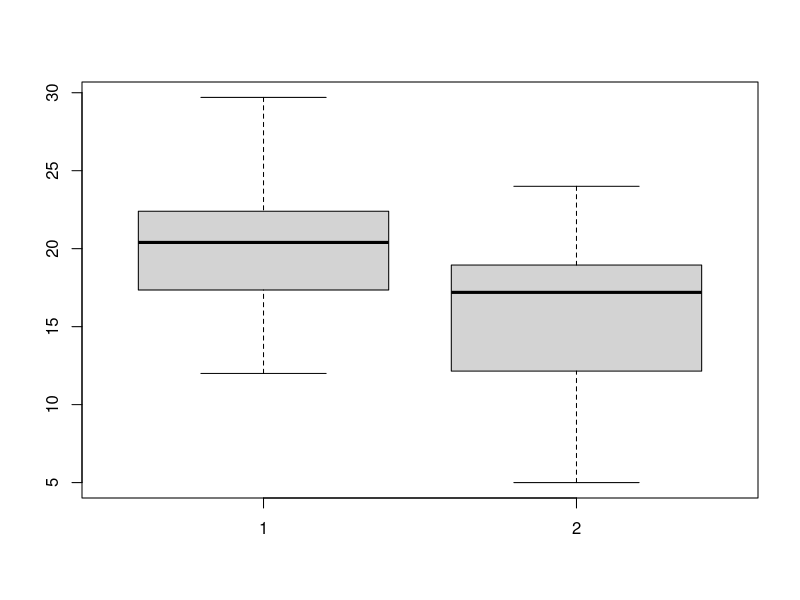
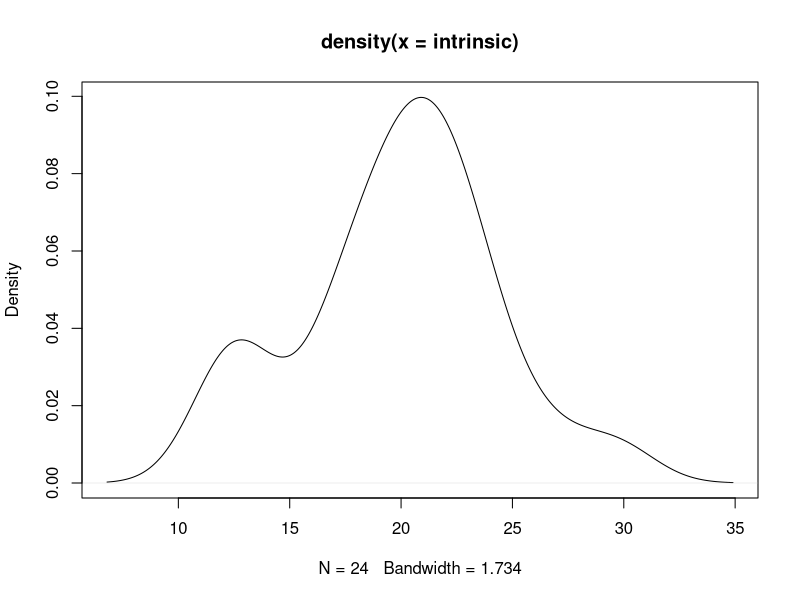
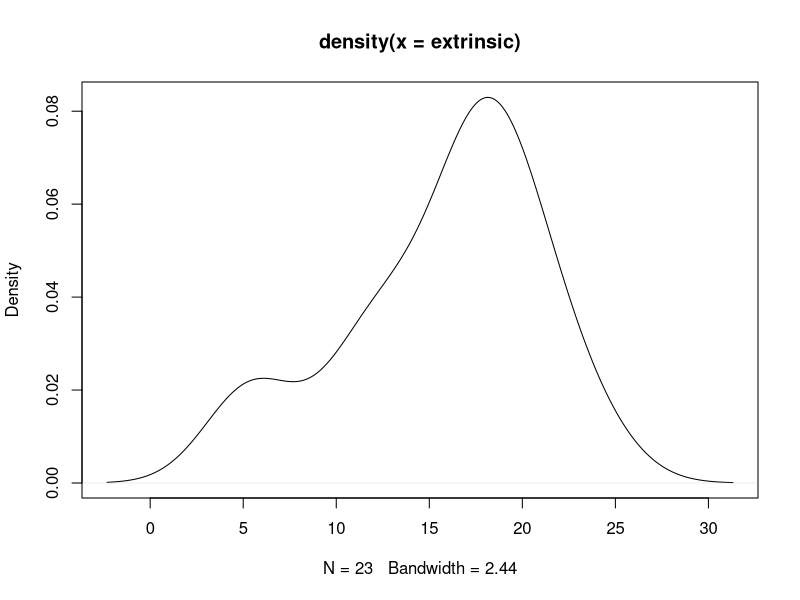
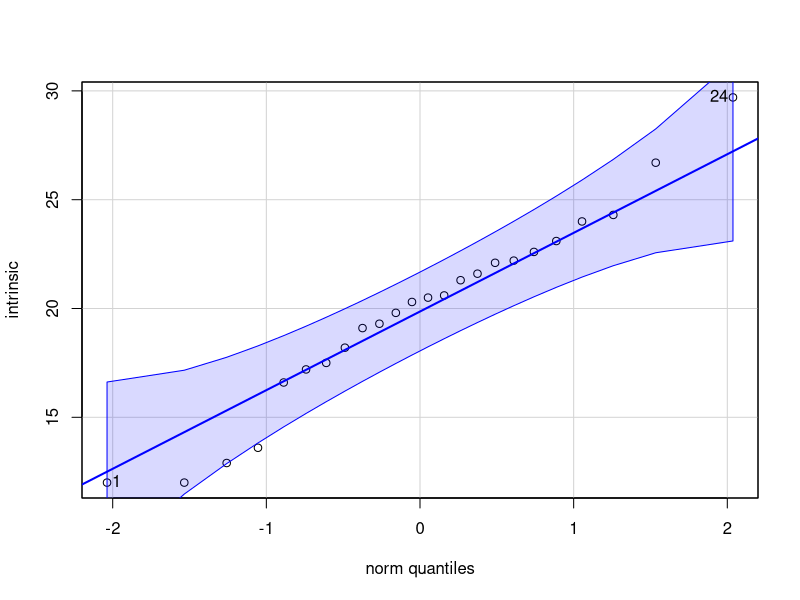
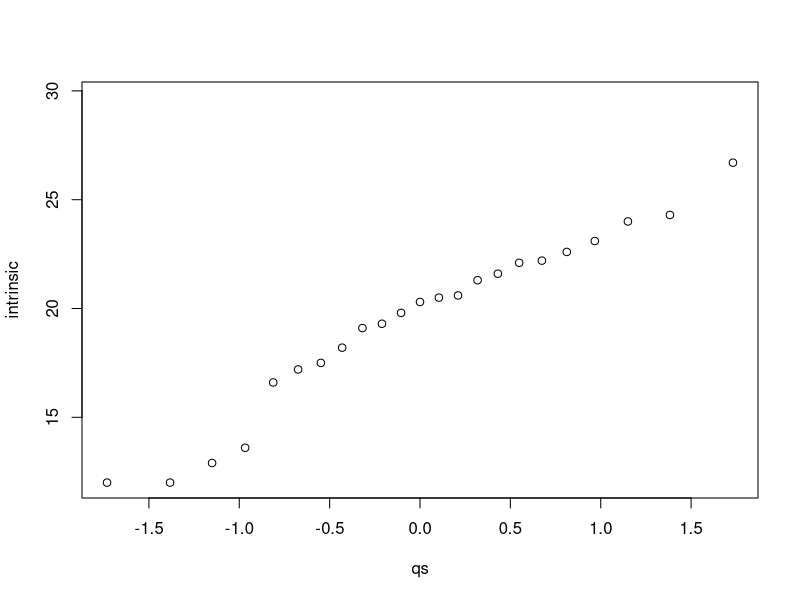
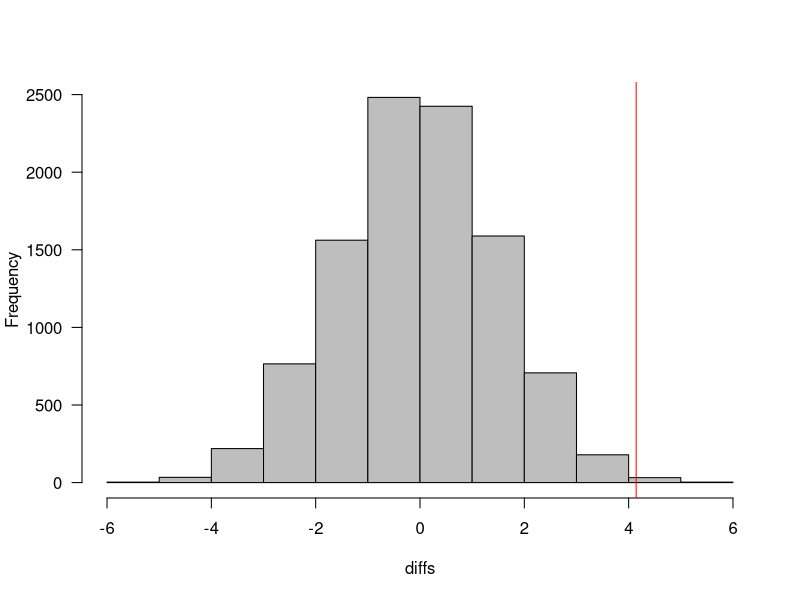

These figures' R source, in order:
## ---- chunk 1

knitr::opts_chunk$set(echo = TRUE)

## ---- chunk 2
intrinsic = c(12.0, 12.0, 12.9, 13.6, 16.6, 17.2,
              17.5, 18.2, 19.1, 19.3, 19.8, 20.3,
              20.5, 20.6, 21.3, 21.6, 22.1, 22.2,
              22.6, 23.1, 24.0, 24.3, 26.7, 29.7)
extrinsic = c( 5.0,  5.4,  6.1, 10.9, 11.8, 12.0,
              12.3, 14.8, 15.0, 16.8, 17.2, 17.2,
              17.4, 17.5, 18.5, 18.7, 18.7, 19.2,
              19.5, 20.7, 21.2, 22.1, 24.0)

nintrinsic = length(intrinsic)
boxplot(intrinsic,extrinsic)
## ---- chunk 3
t.test(intrinsic, extrinsic, var.equal = TRUE)
## ---- chunk 4
var.test(intrinsic,extrinsic)
## ---- chunk 5
plot(density(intrinsic))
plot(density(extrinsic))

library(car)
qqPlot(intrinsic)
## ---- chunk 6
nquantiles = nintrinsic
quantile1  = 1/nquantiles
qs         = numeric(nquantiles)
for (i in 1:nquantiles){
  qi     = quantile1*i
  qs[i]  = qnorm(qi)
}
plot(qs,intrinsic)
## ---- chunk 7
nsamples   = 10000
diffs      = numeric(nsamples)
for (i in 1:nsamples){
  randi      = sample(c(extrinsic,intrinsic))
  intrinsici = randi[1:nintrinsic]
  extrinsici = randi[-(1:nintrinsic)]
  diffs[i]   = mean(intrinsici) - mean(extrinsici)
}
diff_obs = mean(intrinsic) - mean(extrinsic)

hist(diffs,col="gray",las=1,main="")
abline(v=diff_obs,col="red")

(mean(diffs >= diff_obs))
## ---- chunk 8
customer= factor(c(1,1,2,2,3,4,4))
movie   = factor(c(1,2,2,3,3,1,2))
y       = c(4,1,3,5,3,3,1)
d       = data.frame(customer,movie,y)
d
## ---- chunk 9
library(MASS)

y = c(4,1,3,5,3,3,1)
X = matrix(c(
1,1,0,0,0,1,0,0,
1,1,0,0,0,0,1,0,
1,0,1,0,0,0,1,0,
1,0,1,0,0,0,0,1,
1,0,0,1,0,0,0,1,
1,0,0,0,1,1,0,0,
1,0,0,0,1,0,1,0
),byrow=T,nrow=7)

bhat=ginv(t(X)%*%X)%*%t(X)%*%y

bhat
## ---- chunk 10
o=lm(y~customer+movie,data=d)
summary(o)
model.matrix(o)
coef(o)
fitted(o)
resid(o)
## ---- chunk 11
o=lm(y~customer+movie+customer*movie,data=d)
summary(o)
model.matrix(o)
coef(o)
fitted(o)
